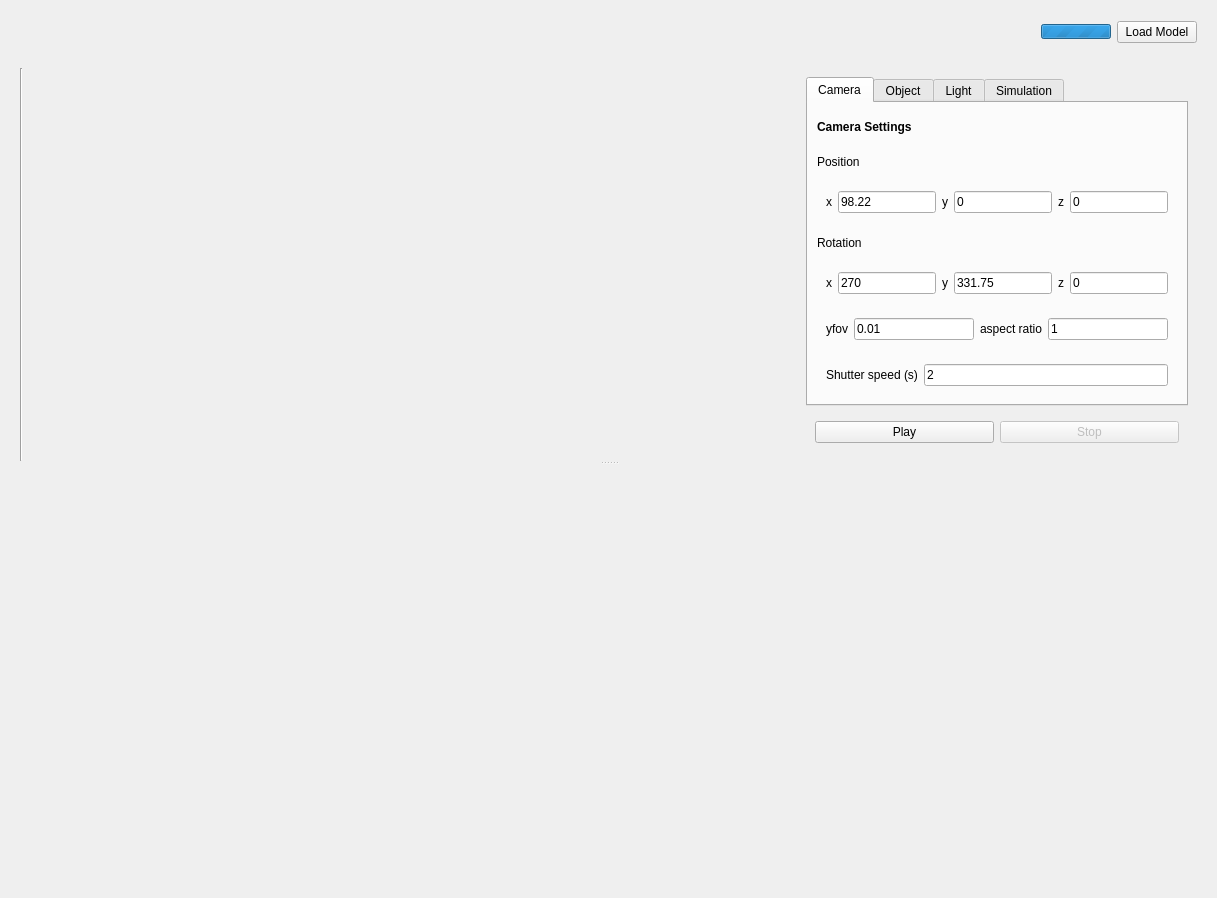
<?xml version="1.0" encoding="UTF-8"?>
<ui version="4.0">
 <class>LightCurveWidget</class>
 <widget class="QWidget" name="LightCurveWidget">
  <property name="geometry">
   <rect>
    <x>0</x>
    <y>0</y>
    <width>1217</width>
    <height>898</height>
   </rect>
  </property>
  <property name="windowTitle">
   <string>Form</string>
  </property>
  <layout class="QVBoxLayout" name="verticalLayout">
   <item>
    <widget class="QWidget" name="topPanel" native="true">
     <property name="enabled">
      <bool>true</bool>
     </property>
     <property name="maximumSize">
      <size>
       <width>16777215</width>
       <height>50</height>
      </size>
     </property>
     <property name="inputMethodHints">
      <set>Qt::ImhUppercaseOnly</set>
     </property>
     <layout class="QHBoxLayout" name="topPanelLayout">
      <item>
       <widget class="QLabel" name="lbl_meshName">
        <property name="minimumSize">
         <size>
          <width>300</width>
          <height>0</height>
         </size>
        </property>
        <property name="font">
         <font>
          <pointsize>16</pointsize>
          <weight>75</weight>
          <bold>true</bold>
         </font>
        </property>
        <property name="text">
         <string/>
        </property>
       </widget>
      </item>
      <item>
       <widget class="QLabel" name="modelNameLabel">
        <property name="minimumSize">
         <size>
          <width>500</width>
          <height>0</height>
         </size>
        </property>
        <property name="styleSheet">
         <string notr="true">font: 16pt &quot;Sans Serif&quot;;</string>
        </property>
        <property name="text">
         <string/>
        </property>
       </widget>
      </item>
      <item>
       <spacer name="horizontalSpacer">
        <property name="inputMethodHints">
         <set>Qt::ImhUppercaseOnly</set>
        </property>
        <property name="orientation">
         <enum>Qt::Horizontal</enum>
        </property>
        <property name="sizeHint" stdset="0">
         <size>
          <width>40</width>
          <height>20</height>
         </size>
        </property>
       </spacer>
      </item>
      <item>
       <widget class="QLabel" name="progressLabel">
        <property name="minimumSize">
         <size>
          <width>150</width>
          <height>0</height>
         </size>
        </property>
        <property name="layoutDirection">
         <enum>Qt::LeftToRight</enum>
        </property>
        <property name="styleSheet">
         <string notr="true"/>
        </property>
        <property name="text">
         <string/>
        </property>
        <property name="alignment">
         <set>Qt::AlignRight|Qt::AlignTrailing|Qt::AlignVCenter</set>
        </property>
       </widget>
      </item>
      <item>
       <widget class="QProgressBar" name="progressBar">
        <property name="maximumSize">
         <size>
          <width>70</width>
          <height>15</height>
         </size>
        </property>
        <property name="maximum">
         <number>0</number>
        </property>
        <property name="value">
         <number>0</number>
        </property>
        <property name="textVisible">
         <bool>true</bool>
        </property>
        <property name="format">
         <string notr="true"/>
        </property>
       </widget>
      </item>
      <item>
       <widget class="QPushButton" name="pbLoadAsteroid">
        <property name="inputMethodHints">
         <set>Qt::ImhUppercaseOnly</set>
        </property>
        <property name="text">
         <string>Load Model</string>
        </property>
       </widget>
      </item>
     </layout>
    </widget>
   </item>
   <item>
    <widget class="QWidget" name="bottomPanel" native="true">
     <property name="minimumSize">
      <size>
       <width>0</width>
       <height>500</height>
      </size>
     </property>
     <property name="inputMethodHints">
      <set>Qt::ImhUppercaseOnly</set>
     </property>
     <layout class="QVBoxLayout" name="verticalLayout_3">
      <item>
       <widget class="QSplitter" name="splitter">
        <property name="inputMethodHints">
         <set>Qt::ImhUppercaseOnly</set>
        </property>
        <property name="orientation">
         <enum>Qt::Vertical</enum>
        </property>
        <widget class="QWidget" name="widget_2" native="true">
         <property name="enabled">
          <bool>true</bool>
         </property>
         <property name="maximumSize">
          <size>
           <width>16777215</width>
           <height>450</height>
          </size>
         </property>
         <property name="baseSize">
          <size>
           <width>0</width>
           <height>200</height>
          </size>
         </property>
         <property name="layoutDirection">
          <enum>Qt::LeftToRight</enum>
         </property>
         <property name="inputMethodHints">
          <set>Qt::ImhUppercaseOnly</set>
         </property>
         <layout class="QHBoxLayout" name="horizontalLayout_9">
          <item>
           <widget class="Line" name="line">
            <property name="orientation">
             <enum>Qt::Vertical</enum>
            </property>
           </widget>
          </item>
          <item>
           <widget class="QWidget" name="currentPositionWidget" native="true">
            <layout class="QHBoxLayout" name="positionLayout"/>
           </widget>
          </item>
          <item>
           <widget class="QWidget" name="widget_9" native="true">
            <property name="minimumSize">
             <size>
              <width>400</width>
              <height>0</height>
             </size>
            </property>
            <property name="maximumSize">
             <size>
              <width>400</width>
              <height>16777215</height>
             </size>
            </property>
            <layout class="QVBoxLayout" name="verticalLayout_2">
             <item>
              <widget class="QTabWidget" name="tabWidget">
               <property name="currentIndex">
                <number>0</number>
               </property>
               <widget class="QWidget" name="tab">
                <attribute name="title">
                 <string>Camera</string>
                </attribute>
                <layout class="QVBoxLayout" name="verticalLayout_4">
                 <item>
                  <widget class="QLabel" name="label_3">
                   <property name="enabled">
                    <bool>true</bool>
                   </property>
                   <property name="font">
                    <font>
                     <weight>75</weight>
                     <bold>true</bold>
                    </font>
                   </property>
                   <property name="text">
                    <string>Camera Settings</string>
                   </property>
                  </widget>
                 </item>
                 <item>
                  <widget class="QLabel" name="label_4">
                   <property name="text">
                    <string>Position</string>
                   </property>
                  </widget>
                 </item>
                 <item>
                  <widget class="QWidget" name="widget_3" native="true">
                   <layout class="QHBoxLayout" name="horizontalLayout_3">
                    <item>
                     <widget class="QLabel" name="label_5">
                      <property name="text">
                       <string>x</string>
                      </property>
                     </widget>
                    </item>
                    <item>
                     <widget class="QLineEdit" name="ln_cameraX">
                      <property name="text">
                       <string>98.22</string>
                      </property>
                     </widget>
                    </item>
                    <item>
                     <widget class="QLabel" name="label_6">
                      <property name="text">
                       <string>y</string>
                      </property>
                     </widget>
                    </item>
                    <item>
                     <widget class="QLineEdit" name="ln_cameraY">
                      <property name="text">
                       <string>0</string>
                      </property>
                     </widget>
                    </item>
                    <item>
                     <widget class="QLabel" name="label_7">
                      <property name="text">
                       <string>z</string>
                      </property>
                     </widget>
                    </item>
                    <item>
                     <widget class="QLineEdit" name="ln_cameraZ">
                      <property name="text">
                       <string>0</string>
                      </property>
                     </widget>
                    </item>
                   </layout>
                  </widget>
                 </item>
                 <item>
                  <widget class="QLabel" name="label_31">
                   <property name="text">
                    <string>Rotation</string>
                   </property>
                  </widget>
                 </item>
                 <item>
                  <widget class="QWidget" name="widget_12" native="true">
                   <layout class="QHBoxLayout" name="horizontalLayout_12">
                    <item>
                     <widget class="QLabel" name="label_28">
                      <property name="text">
                       <string>x</string>
                      </property>
                     </widget>
                    </item>
                    <item>
                     <widget class="QLineEdit" name="ln_cameraRX">
                      <property name="text">
                       <string>270</string>
                      </property>
                     </widget>
                    </item>
                    <item>
                     <widget class="QLabel" name="label_29">
                      <property name="text">
                       <string>y</string>
                      </property>
                     </widget>
                    </item>
                    <item>
                     <widget class="QLineEdit" name="ln_cameraRY">
                      <property name="text">
                       <string>331.75</string>
                      </property>
                     </widget>
                    </item>
                    <item>
                     <widget class="QLabel" name="label_30">
                      <property name="text">
                       <string>z</string>
                      </property>
                     </widget>
                    </item>
                    <item>
                     <widget class="QLineEdit" name="ln_cameraRZ">
                      <property name="text">
                       <string>0</string>
                      </property>
                     </widget>
                    </item>
                   </layout>
                  </widget>
                 </item>
                 <item>
                  <widget class="QWidget" name="widget_14" native="true">
                   <layout class="QHBoxLayout" name="horizontalLayout_15">
                    <item>
                     <widget class="QLabel" name="label_35">
                      <property name="text">
                       <string>yfov</string>
                      </property>
                     </widget>
                    </item>
                    <item>
                     <widget class="QLineEdit" name="ln_cameraYfov">
                      <property name="text">
                       <string>0.01</string>
                      </property>
                     </widget>
                    </item>
                    <item>
                     <widget class="QLabel" name="label_36">
                      <property name="text">
                       <string>aspect ratio</string>
                      </property>
                     </widget>
                    </item>
                    <item>
                     <widget class="QLineEdit" name="ln_cameraAspectRatio">
                      <property name="text">
                       <string>1</string>
                      </property>
                     </widget>
                    </item>
                   </layout>
                  </widget>
                 </item>
                 <item>
                  <widget class="QWidget" name="widget_4" native="true">
                   <layout class="QHBoxLayout" name="horizontalLayout_4">
                    <item>
                     <widget class="QLabel" name="label_8">
                      <property name="text">
                       <string>Shutter speed (s)</string>
                      </property>
                     </widget>
                    </item>
                    <item>
                     <widget class="QLineEdit" name="ln_shutterSpeed">
                      <property name="text">
                       <string>2</string>
                      </property>
                     </widget>
                    </item>
                   </layout>
                  </widget>
                 </item>
                </layout>
               </widget>
               <widget class="QWidget" name="Object2">
                <attribute name="title">
                 <string>Object</string>
                </attribute>
                <layout class="QVBoxLayout" name="verticalLayout_5">
                 <item>
                  <widget class="QLabel" name="label_9">
                   <property name="enabled">
                    <bool>true</bool>
                   </property>
                   <property name="font">
                    <font>
                     <weight>75</weight>
                     <bold>true</bold>
                    </font>
                   </property>
                   <property name="text">
                    <string>Object Settings</string>
                   </property>
                  </widget>
                 </item>
                 <item>
                  <widget class="QLabel" name="label_13">
                   <property name="text">
                    <string>Position</string>
                   </property>
                  </widget>
                 </item>
                 <item>
                  <widget class="QWidget" name="widget_5" native="true">
                   <layout class="QHBoxLayout" name="horizontalLayout_5">
                    <item>
                     <widget class="QLabel" name="label_2">
                      <property name="text">
                       <string>x</string>
                      </property>
                     </widget>
                    </item>
                    <item>
                     <widget class="QLineEdit" name="ln_meshX">
                      <property name="text">
                       <string>12.03</string>
                      </property>
                     </widget>
                    </item>
                    <item>
                     <widget class="QLabel" name="label_11">
                      <property name="text">
                       <string>y</string>
                      </property>
                     </widget>
                    </item>
                    <item>
                     <widget class="QLineEdit" name="ln_meshY">
                      <property name="text">
                       <string>160</string>
                      </property>
                     </widget>
                    </item>
                    <item>
                     <widget class="QLabel" name="label_12">
                      <property name="text">
                       <string>z</string>
                      </property>
                     </widget>
                    </item>
                    <item>
                     <widget class="QLineEdit" name="ln_meshZ">
                      <property name="text">
                       <string>0</string>
                      </property>
                     </widget>
                    </item>
                   </layout>
                  </widget>
                 </item>
                 <item>
                  <widget class="QLabel" name="label_14">
                   <property name="text">
                    <string>Angular Velocity (degree/second)</string>
                   </property>
                  </widget>
                 </item>
                 <item>
                  <widget class="QWidget" name="widget_6" native="true">
                   <layout class="QHBoxLayout" name="horizontalLayout_6">
                    <item>
                     <widget class="QLabel" name="label_15">
                      <property name="text">
                       <string>x</string>
                      </property>
                     </widget>
                    </item>
                    <item>
                     <widget class="QLineEdit" name="ln_wX">
                      <property name="text">
                       <string>10</string>
                      </property>
                     </widget>
                    </item>
                    <item>
                     <widget class="QLabel" name="label_16">
                      <property name="text">
                       <string>y</string>
                      </property>
                     </widget>
                    </item>
                    <item>
                     <widget class="QLineEdit" name="ln_wY">
                      <property name="text">
                       <string>0</string>
                      </property>
                     </widget>
                    </item>
                    <item>
                     <widget class="QLabel" name="label_17">
                      <property name="text">
                       <string>z</string>
                      </property>
                     </widget>
                    </item>
                    <item>
                     <widget class="QLineEdit" name="ln_wZ">
                      <property name="text">
                       <string>0</string>
                      </property>
                     </widget>
                    </item>
                   </layout>
                  </widget>
                 </item>
                 <item>
                  <spacer name="verticalSpacer">
                   <property name="orientation">
                    <enum>Qt::Vertical</enum>
                   </property>
                   <property name="sizeHint" stdset="0">
                    <size>
                     <width>20</width>
                     <height>40</height>
                    </size>
                   </property>
                  </spacer>
                 </item>
                </layout>
               </widget>
               <widget class="QWidget" name="tab_3">
                <attribute name="title">
                 <string>Light</string>
                </attribute>
                <layout class="QVBoxLayout" name="verticalLayout_6">
                 <item>
                  <widget class="QLabel" name="label_18">
                   <property name="enabled">
                    <bool>true</bool>
                   </property>
                   <property name="font">
                    <font>
                     <weight>75</weight>
                     <bold>true</bold>
                    </font>
                   </property>
                   <property name="text">
                    <string>Lightsource Settings</string>
                   </property>
                  </widget>
                 </item>
                 <item>
                  <widget class="QLabel" name="label_22">
                   <property name="text">
                    <string>Position</string>
                   </property>
                  </widget>
                 </item>
                 <item>
                  <widget class="QWidget" name="widget_7" native="true">
                   <layout class="QHBoxLayout" name="horizontalLayout_7">
                    <item>
                     <widget class="QLabel" name="label_19">
                      <property name="text">
                       <string>x</string>
                      </property>
                     </widget>
                    </item>
                    <item>
                     <widget class="QLineEdit" name="ln_lightX">
                      <property name="text">
                       <string>0</string>
                      </property>
                     </widget>
                    </item>
                    <item>
                     <widget class="QLabel" name="label_20">
                      <property name="text">
                       <string>y</string>
                      </property>
                     </widget>
                    </item>
                    <item>
                     <widget class="QLineEdit" name="ln_lightY">
                      <property name="text">
                       <string>0</string>
                      </property>
                     </widget>
                    </item>
                    <item>
                     <widget class="QLabel" name="label_21">
                      <property name="text">
                       <string>z</string>
                      </property>
                     </widget>
                    </item>
                    <item>
                     <widget class="QLineEdit" name="ln_lightZ">
                      <property name="text">
                       <string>0</string>
                      </property>
                     </widget>
                    </item>
                   </layout>
                  </widget>
                 </item>
                 <item>
                  <widget class="QWidget" name="widget_15" native="true">
                   <layout class="QHBoxLayout" name="horizontalLayout_14">
                    <item>
                     <widget class="QLabel" name="label_26">
                      <property name="maximumSize">
                       <size>
                        <width>100</width>
                        <height>16777215</height>
                       </size>
                      </property>
                      <property name="text">
                       <string>Light Type</string>
                      </property>
                     </widget>
                    </item>
                    <item>
                     <widget class="QComboBox" name="cmb_lightType">
                      <item>
                       <property name="text">
                        <string>Point</string>
                       </property>
                      </item>
                      <item>
                       <property name="text">
                        <string>Directional</string>
                       </property>
                      </item>
                      <item>
                       <property name="text">
                        <string>Spot</string>
                       </property>
                      </item>
                     </widget>
                    </item>
                   </layout>
                  </widget>
                 </item>
                 <item>
                  <widget class="QWidget" name="widget_8" native="true">
                   <layout class="QHBoxLayout" name="horizontalLayout_8">
                    <item>
                     <widget class="QLabel" name="label_23">
                      <property name="text">
                       <string>Strength</string>
                      </property>
                     </widget>
                    </item>
                    <item>
                     <widget class="QLineEdit" name="ln_lightStrength">
                      <property name="text">
                       <string>100</string>
                      </property>
                     </widget>
                    </item>
                   </layout>
                  </widget>
                 </item>
                 <item>
                  <spacer name="verticalSpacer_2">
                   <property name="orientation">
                    <enum>Qt::Vertical</enum>
                   </property>
                   <property name="sizeHint" stdset="0">
                    <size>
                     <width>20</width>
                     <height>40</height>
                    </size>
                   </property>
                  </spacer>
                 </item>
                </layout>
               </widget>
               <widget class="QWidget" name="tab_4">
                <attribute name="title">
                 <string>Simulation</string>
                </attribute>
                <layout class="QVBoxLayout" name="verticalLayout_7">
                 <item>
                  <widget class="QLabel" name="label_25">
                   <property name="enabled">
                    <bool>true</bool>
                   </property>
                   <property name="font">
                    <font>
                     <weight>75</weight>
                     <bold>true</bold>
                    </font>
                   </property>
                   <property name="text">
                    <string>Simulation Settings</string>
                   </property>
                  </widget>
                 </item>
                 <item>
                  <widget class="QWidget" name="widget_11" native="true">
                   <layout class="QHBoxLayout" name="horizontalLayout_11">
                    <item>
                     <widget class="QLabel" name="label_10">
                      <property name="text">
                       <string>Period (s)</string>
                      </property>
                     </widget>
                    </item>
                    <item>
                     <widget class="QLineEdit" name="ln_period">
                      <property name="text">
                       <string>2</string>
                      </property>
                     </widget>
                    </item>
                   </layout>
                  </widget>
                 </item>
                 <item>
                  <widget class="QWidget" name="widget_13" native="true">
                   <layout class="QHBoxLayout" name="horizontalLayout_13">
                    <item>
                     <widget class="QLabel" name="label_24">
                      <property name="text">
                       <string>Dt (s)</string>
                      </property>
                     </widget>
                    </item>
                    <item>
                     <widget class="QLineEdit" name="ln_dt">
                      <property name="text">
                       <string>1</string>
                      </property>
                     </widget>
                    </item>
                   </layout>
                  </widget>
                 </item>
                 <item>
                  <spacer name="verticalSpacer_3">
                   <property name="orientation">
                    <enum>Qt::Vertical</enum>
                   </property>
                   <property name="sizeHint" stdset="0">
                    <size>
                     <width>20</width>
                     <height>40</height>
                    </size>
                   </property>
                  </spacer>
                 </item>
                </layout>
               </widget>
              </widget>
             </item>
             <item>
              <widget class="QWidget" name="widget_10" native="true">
               <layout class="QHBoxLayout" name="horizontalLayout_10">
                <item>
                 <widget class="QPushButton" name="pb_play">
                  <property name="text">
                   <string>Play</string>
                  </property>
                 </widget>
                </item>
                <item>
                 <widget class="QPushButton" name="pb_stop">
                  <property name="enabled">
                   <bool>false</bool>
                  </property>
                  <property name="text">
                   <string>Stop</string>
                  </property>
                 </widget>
                </item>
               </layout>
              </widget>
             </item>
            </layout>
           </widget>
          </item>
         </layout>
        </widget>
        <widget class="QWidget" name="widget" native="true">
         <property name="enabled">
          <bool>true</bool>
         </property>
         <property name="baseSize">
          <size>
           <width>0</width>
           <height>0</height>
          </size>
         </property>
         <property name="inputMethodHints">
          <set>Qt::ImhUppercaseOnly</set>
         </property>
         <layout class="QHBoxLayout" name="horizontalLayout_2">
          <item>
           <widget class="QWidget" name="mapAndPlotPanel" native="true">
            <property name="enabled">
             <bool>false</bool>
            </property>
            <property name="minimumSize">
             <size>
              <width>0</width>
              <height>300</height>
             </size>
            </property>
            <property name="inputMethodHints">
             <set>Qt::ImhUppercaseOnly</set>
            </property>
            <layout class="QHBoxLayout" name="horizontalLayout">
             <item>
              <widget class="QWidget" name="renderedImageWidget" native="true">
               <property name="sizePolicy">
                <sizepolicy hsizetype="Expanding" vsizetype="Expanding">
                 <horstretch>0</horstretch>
                 <verstretch>0</verstretch>
                </sizepolicy>
               </property>
               <property name="minimumSize">
                <size>
                 <width>350</width>
                 <height>350</height>
                </size>
               </property>
               <property name="maximumSize">
                <size>
                 <width>16777215</width>
                 <height>16777215</height>
                </size>
               </property>
               <property name="styleSheet">
                <string notr="true"/>
               </property>
               <property name="inputMethodHints">
                <set>Qt::ImhUppercaseOnly</set>
               </property>
               <layout class="QVBoxLayout" name="renderedImageLayout">
                <property name="leftMargin">
                 <number>0</number>
                </property>
                <property name="topMargin">
                 <number>0</number>
                </property>
                <property name="rightMargin">
                 <number>0</number>
                </property>
                <property name="bottomMargin">
                 <number>0</number>
                </property>
               </layout>
              </widget>
             </item>
             <item>
              <widget class="QWidget" name="lineCurveWidget" native="true">
               <property name="enabled">
                <bool>false</bool>
               </property>
               <property name="sizePolicy">
                <sizepolicy hsizetype="Expanding" vsizetype="Expanding">
                 <horstretch>0</horstretch>
                 <verstretch>0</verstretch>
                </sizepolicy>
               </property>
               <property name="minimumSize">
                <size>
                 <width>350</width>
                 <height>350</height>
                </size>
               </property>
               <property name="maximumSize">
                <size>
                 <width>16777215</width>
                 <height>16777215</height>
                </size>
               </property>
               <property name="styleSheet">
                <string notr="true"/>
               </property>
               <property name="inputMethodHints">
                <set>Qt::ImhUppercaseOnly</set>
               </property>
               <layout class="QHBoxLayout" name="lineCurveLayout"/>
              </widget>
             </item>
            </layout>
           </widget>
          </item>
         </layout>
        </widget>
       </widget>
      </item>
     </layout>
    </widget>
   </item>
  </layout>
 </widget>
 <resources/>
 <connections/>
</ui>
